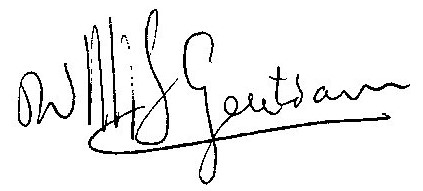
#> input picture Signature Detection and Analysis/data/Signature.jpg, 423 x 191 px, found by its file name
$ python signprocessing.py
#> lines starting #> are read from the running program, lines starting #| are printed output that depends on the picture; after the words box and inside, x2 and y2 are one past the last pixel; in counts of white or black regions, pixels touching at a corner belong together
#> further down, img is the input picture: PIL image 423x191 RGB; min 0, max 255, mean 239.4
#!/usr/bin/env python3
# -*- coding: utf-8 -*-
"""
Created on Sat Mar 31 04:01:49 2018

@author: abhilasha
"""
#Team: GuardiansOfGalaxy

from PIL import Image, ImageEnhance

def enhance_signature(img):
  bw = ImageEnhance.Color(img).enhance(0.0)
  bright = ImageEnhance.Brightness(bw).enhance(2.2)
  contrast = ImageEnhance.Contrast(bright).enhance(2.0)
#> contrast: PIL image 423x191 RGB; 94.1% white; black in thin lines or dots, all inside (x1, y1, x2, y2) = (18, 9, 410, 185)

  sign = contrast.convert("RGBA")
  datas = sign.getdata()

  newData = []
  for item in datas:
    if item[0] >  200 and item[1] > 200 and item[2] > 200:
      newData.append((255, 255, 255, 0))
    else:
      newData.append(item)
#> after the loop, newData = 80793 items

  sign.putdata(newData)
  sign.save("signature_alpha.png", "PNG")

def get_boxed_signature():
  img = Image.open("signature_alpha.png")
  img = img.convert("RGBA")
  pixdata = img.load()

  start_pixel = [img.size[0], img.size[1]]
#> start_pixel = [423, 191]
  end_pixel = [0,0]

  for y in range(img.size[1]):
    for x in range(img.size[0]):
      if pixdata[x, y][0] < 200 and pixdata[x, y][1] < 200 and pixdata[x, y][2] < 200:
        if x < start_pixel[0]:
          start_pixel[0] = x
        if y < start_pixel[1]:
          start_pixel[1] = y
        if x > end_pixel[0]:
          end_pixel[0] = x
        if y > end_pixel[1]:
          end_pixel[1] = y
#> after the loop, end_pixel = [409, 184]; start_pixel = [18, 9]

  crop_box = (start_pixel[0]-20, start_pixel[1]-20, end_pixel[0]+20, end_pixel[1]+20)
#> crop_box = (-2, -11, 429, 204)
  signature = img.crop(crop_box)
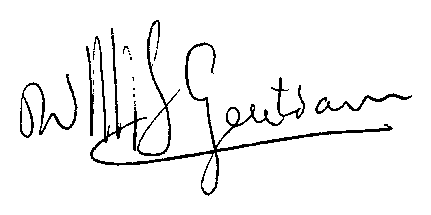
#> signature: PIL image 431x215 RGBA; mean R, G, B, A 209.2, 209.2, 209.2, 13.2; transparent parts drawn white
  signature.save('Pil.png')

if __name__ == "__main__":
  filename = 'data\\Signature.jpg'
  img = Image.open(filename)
  enhance_signature(img)
  get_boxed_signature()
